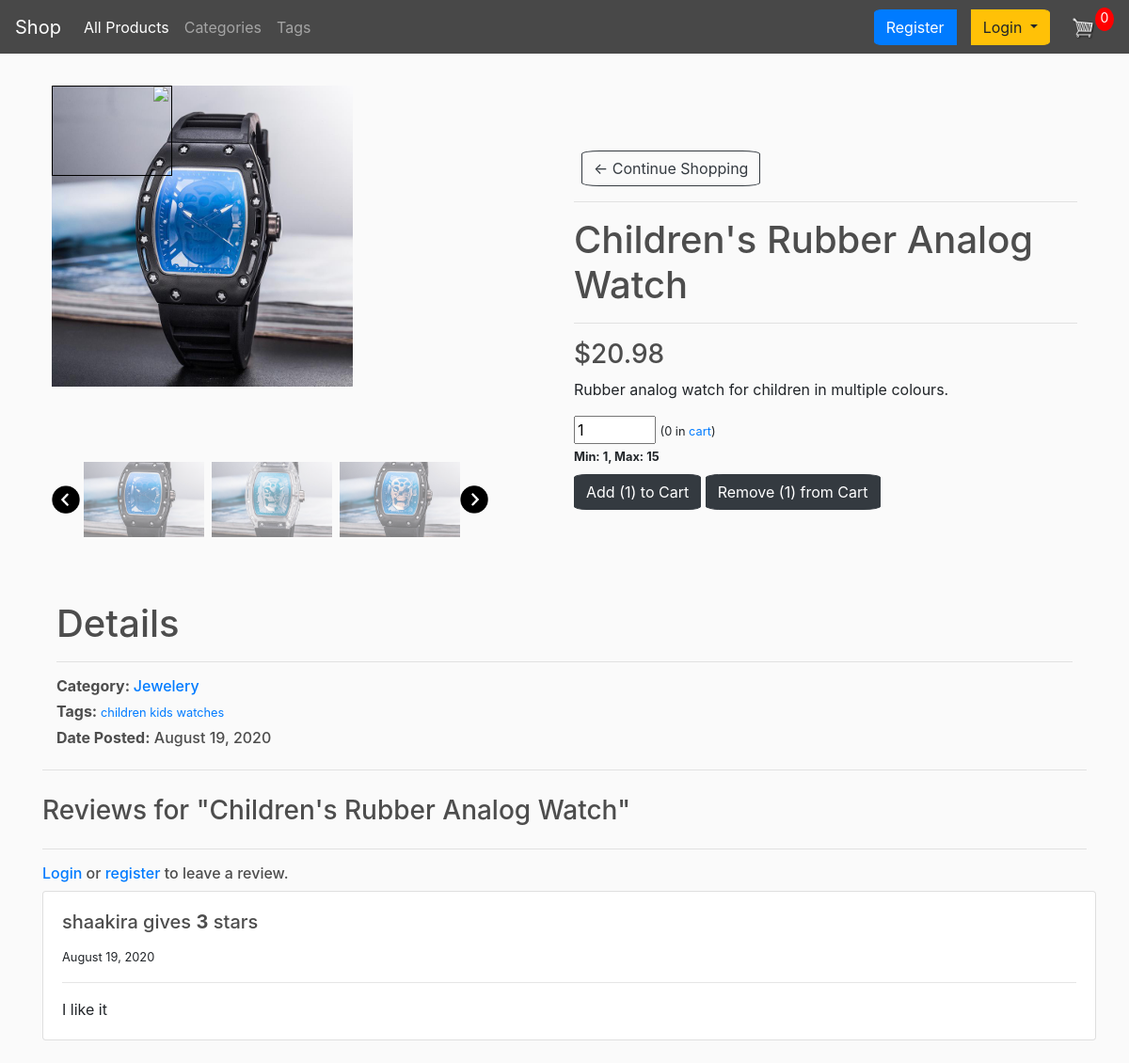
The page /products/details/27/ on the database its author committed.
### store/models.py (models this page shows, shortened)
class Product(models.Model):
	name = models.CharField(max_length=200)
	description = models.TextField()
	featured = models.ImageField(null=True)
	price = models.DecimalField(max_digits=100, decimal_places=2,null=True)
	digital = models.BooleanField(default=False,null=True, blank=True)
	date_created = models.DateTimeField(auto_now_add=True, null=True)
	category = models.ForeignKey(Category, null=True, blank=True, on_delete=models.SET_NULL, related_name="category")
	tag = models.ManyToManyField(Tag, blank=True, related_name="tags")
	in_cart = models.BooleanField(default=False,null=True, blank=True)
	in_fav = models.BooleanField(default=False,null=True, blank=True)
	def __str__(self):
		return self.name
	@property
	def imageURL(self):
		try:
			url = self.featured.url
		except:
			url = ''
		print('URL:', url)
		return url

class Image(models.Model):
	product = models.ForeignKey(Product, on_delete=models.CASCADE)
	image = models.ImageField()
	@property
	def imageURL(self):
		try:
			url = self.image.url
		except:
			url = ''
		print('URL:', url)
		return url

class Category(models.Model):
	name = models.CharField(max_length=200)
	def __str__(self):
		return self.name

class Tag(models.Model):
	name = models.CharField(max_length=200)
	def __str__(self):
		return self.name

class Review(models.Model):
	user = models.ForeignKey(User, null=True, on_delete=models.SET_NULL)
	date_created = models.DateTimeField(auto_now_add=True)
	product = models.ForeignKey(Product, on_delete=models.CASCADE)
	rating = models.IntegerField()
	text = models.TextField(max_length=500)

### store/views.py (the view, shortened to what this page needs)
# urls.py: path('products/details/<int:id>/', views.product_details, name="product_details"),
def product_details(request, id):
    product = Product.objects.get(id=id)
    user = request.user
    try:
        count = Review.objects.filter(user=user, product=product)
    except:
        count=False
    reviews = Review.objects.filter(product=product).order_by('-date_created')
    data = cartData(request)
    cartItems = data['cartItems']
    order = data['order']
    items = data['items']
    itemNumber = 0
    if request.user.is_authenticated:
        for item in items:
            if product == item.product:
                product.in_cart = True
                productItems = product.orderitem_set.filter(order=order)
                itemNumber = sum([item.quantity for item in productItems])
    else:
        for item in items:
            if product.id == item['id']:
                product.in_cart = True
                itemNumber = item['quantity']
    context = {
        'product': product,
        'cartItems': cartItems,
        'order': order,
        'items': items,
        'itemNumber': itemNumber,
        'reviews': reviews,
        'count': count
    }
    return render(request, "store/product_details.html", context)

### store/utils.py (called while the page is built, shortened)
def cookieCart(request):
	try:
		cart = json.loads(request.COOKIES['cart'])
	except:
		cart = {}
		print('CART:', cart)
	items = []
	order = {'get_cart_total':0, 'get_cart_items':0, 'shipping':False}
	cartItems = order['get_cart_items']
	return {'cartItems':cartItems ,'order':order, 'items':items}

def cartData(request):
	if request.user.is_authenticated:
		customer = request.user.customer
		order, created = Order.objects.get_or_create(customer=customer, complete=False)
		items = order.orderitem_set.all()
		cartItems = order.get_cart_items
	else:
		cookieData = cookieCart(request)
		cartItems = cookieData['cartItems']
		order = cookieData['order']
		items = cookieData['items']
	return {'cartItems':cartItems ,'order':order, 'items':items}

### store/templates/store/product_details.html (shortened to what this page needs)
{% extends "store/layout.html" %}
{% load static %}
{% block body %}
<div id="product-detail-wrapper">
    <div class="product-detail-column">
        <div id="img-container">
            <div id="lens"><img id="zoom" src="{% static 'store/images/zoom.jpg' %}"></div>
            <img id="featured" src="{{ product.imageURL }}">
        </div>
        <div id="slide-wrapper">
            <img id="slideLeft" class="arrow" src="{% static 'images/arrow-left.png' %}">
            <div id="slider">
                <img class="thumbnail-product-detail" src="{{ product.imageURL }}">
                {% for image in product.image_set.all %}
                    <img class="thumbnail-product-detail" src="{{image.imageURL}}">
				{% endfor %}
            </div>
            <img id="slideRight" class="arrow" src="{% static 'images/arrow-right.png' %}">
        </div>
    </div>
    <div class="product-detail-column">
        <a class="btn btn-outline-dark" href="{% url 'store:products' %}">&#x2190; Continue Shopping</a>
        <hr>
        <h1>{{ product }}</h1>
			<hr>
			<h3>${{ product.price }}</h3>
            <p>{{ product.description }}</p>
            <input onKeyDown="return false" id="quantity" type=number min=1 max=15 value=1>
            {% if product.in_cart %}
                <small>({{ itemNumber }} in <a href="{% url 'store:cart' %}">cart</a>)</small>
            {% else %}
                <small>(0 in <a href="{% url 'store:cart' %}">cart</a>)</small>
            {% endif %}
            <br>
            <small><strong>Min: 1, Max: 15</strong></small>
            <br>
            <button style="margin: 0.5em 0em;" data-product="{{ product.id }}" data-action="add" id="add" class="btn btn-dark update-cart-quantity">
                Add (1) to Cart
            </button>
            <button style="margin: 0.5em 0em;" data-product="{{ product.id }}" data-action="remove" id="remove" class="btn btn-dark update-cart-quantity">
                Remove (1) from Cart
            </button>
            <br>
    </div>
    <div class="col-lg-12">
        <h1>Details</h1>
            <hr>
            <h6><strong>Category: </strong><a href="{% url 'store:category_products' product.category.id %}">{{ product.category }}</a></h6>
            <h6><strong>Tags: </strong>
                <small>
                    {% for tag in product.tag.all %}
                        <a href="{% url 'store:tag_products' tag.id %}">{{ tag }}</a>
                    {% endfor %}
                </small>
            </h6>
            <h6><strong>Date Posted:</strong> {{ product.date_created|date:"F d, Y" }}</h6>
    </div>
</div>
<hr>
<div class="row">
    <div class="col-lg-12">
        <div class="d-flex">
            <h3 id="form-title">Reviews for "{{ product.name }}"</h3>
        </div>
        <hr>
        {% if request.user.is_authenticated %}
        {% if count %}
            <p>You are only allowed one review!</p>
            <hr>
        {% else %}
            <div>
                <div class="d-flex">
                    <h5 id="form-title">Leave a Review!</h5>
                </div>
                <div class="d-flex form_container">
                    <form method="POST" action="">
                        {% csrf_token %}
                        <div class="form-row">
                            <div class="form-group col-md-4">
                            <label for="rating">Rating:</label>
                            <input required type="number" max=5  min= 1 class="form-control" id="rating" name="rating" placeholder="1-5">
                            </div>
                        </div>
                            <div class="form-group">
                                <label for="text">Review:</label>
                                <textarea required class="form-control" id="text" name="text" maxlength="500" rows="4"></textarea>
                            </div>
                        <button style="margin-left:0; margin-bottom: 1em;" type="submit" class="btn btn-primary">Post</button>
                    </form>
                </div>
            </div>
            {% endif %}
        {% else %}
            <div class="d-flex">
                <h6 id="form-title"><a href="store:login">Login</a> or <a href="store:register">register</a> to leave a review.</h6>
            </div>
        {% endif %}
        {% for review in reviews %}
            <div class="card" style="width: 70rem;">
                <div class="card-body">
                <h5 class="card-title">
                    {{ review.user.username }} gives <strong>{{ review.rating }}</strong> stars
                </h5>
                <small>{{ review.date_created|date:"F d, Y" }}</small>
                <hr>
                <p class="card-text">{{ review.text }}</p>
                </div>
            </div>
            <br>
        {% endfor %}
    </div>
</div>
{% endblock %}

### store/static/store/css/store_main.css (style rules this page uses)
body { background-color: hsl(0, 0%, 98%); box-sizing: border-box; padding: 0; }
#product-detail-wrapper { display: flex; flex-wrap: wrap; justify-content: center; align-items: center; }
.product-detail-column { flex-basis: 50%; align-self: center; padding: 0.625rem; }
#featured { max-width: 29em; max-height: 20em; object-fit: cover; cursor: pointer; }
#img-container { position: relative; z-index: 1; max-width: 29em; min-height: 20em; }
#lens { position: absolute; z-index: 2; height: 6em; width: 8em; cursor: none; background-repeat: no-repeat; border: 1px solid black; }
#zoom { float: right; width: 15%; }
.thumbnail-product-detail { object-fit: cover; max-width: 8em; min-width: 8em; max-height: 5em; min-height: 5em; cursor: pointer; opacity: 0.5; margin: 0.25em; }
.arrow { width: 1.875rem; height: 1.875rem; cursor: pointer; transition: .3s; }
#slide-wrapper { margin-top: 2em; max-width: 29em; display: flex; min-height: 22.030981067125644vh; align-items: center; }
#slider { width: 29em; display: flex; flex-wrap: nowrap; overflow-x: hidden; }
h1,h2,h3,h4,h5,h6 { color:hsl(0, 0%, 30%); }
.col-lg-2, .col-lg-4, .col-lg-6, .col-lg-8, .col-lg-12 { margin-top: 0.625rem; }
.row { align-items: center; align-content: center; }
.btn { border-radius: 10%; margin-right: 0.5em; margin-left: 0.5em; }

### rows shown on the page
Product: imageURL (picture), name "Children's Rubber Analog Watch", price "20.98", description "Rubber analog watch for children in multiple colours.", category "Jewelery", date_created "August 19, 2020"
Image: imageURL (picture)
Image: imageURL (picture)
Tag: name "children"
Tag: name "kids"
Tag: name "watches"
Review: user.username "shaakira", rating "3", date_created "August 19, 2020", text "I like it"

### other values the page prints
{{ cartItems }} "0"
